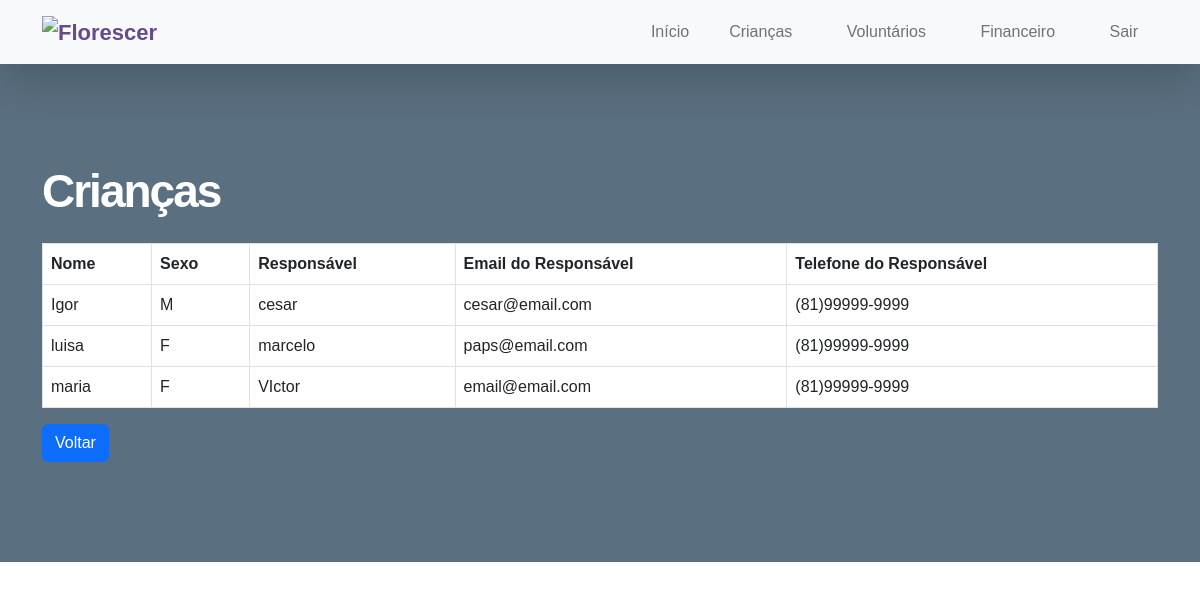
Page /ListarCriancas on the earlier database version.
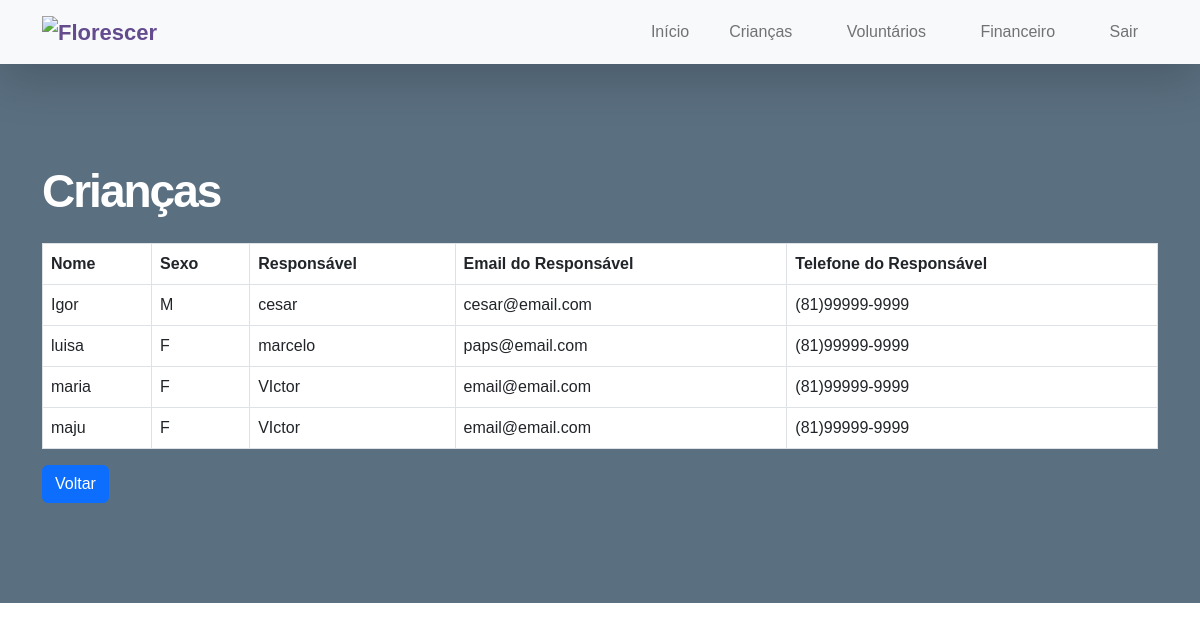
Same page on the later database version.
### Florescer_app/models.py (models this page shows, shortened)
class Crianca(models.Model):
    nome = models.CharField(max_length=50)
    data_nascimento = models.DateField()
    sexo = models.CharField(max_length=5)
    CEP = models.CharField(max_length=20)
    endereco = models.CharField(max_length=200)
    alergias = models.TextField(blank = True)
    nome_responsavel = models.CharField(max_length=200)
    email_resp = models.EmailField()
    telefone_resp = models.CharField(max_length=20)

### Florescer_app/views.py (the view)
# urls.py: path('ListarCriancas', views.ListarCriancas, name='ListarCriancas'),
def ListarCriancas(request):
    lista_criancas = Crianca.objects.all()
    return render(request, './ListarCriancas.html', {'lista_criancas': lista_criancas})

### Florescer_app/templates/ListarCriancas.html (shortened to what this page needs)
{% load bootstrap4 %} {% load static %}
<!DOCTYPE html>
<html lang="en">
  <head>
    <link href="{% static 'css/bootstrap.min.css' %}" rel="stylesheet" />
    <link href="{% static 'css/bootstrap-icons.css' %}" rel="stylesheet" />
    <link
      href="{% static 'css/templatemo-kind-heart-charity.css' %}"
      rel="stylesheet"
    />
  </head>
  <nav class="navbar navbar-expand-lg bg-light shadow-lg">
    <div class="container">
      <a class="navbar-brand" href="index.html">
        <img
          src="{% static 'images/logonovaflorescer.png' %}"
          class="logo img-fluid"
          alt="Florescer"
        />
      </a>
      <div class="collapse navbar-collapse" id="navbarNav">
        <ul class="navbar-nav ms-auto">
          <li class="nav-item">
            <a class="nav-link click-scroll" href="/inicialAdmin">Início</a>
          </li>
          <li class="nav-item dropdown">
            <a
              class="nav-link click-scroll dropdown-toggle"
              id="navbarLightDropdownMenuLink"
              role="button"
              data-bs-toggle="dropdown"
              aria-expanded="false"
              >Crianças</a
            >
          </li>
          <li class="nav-item dropdown">
            <a
              class="nav-link click-scroll dropdown-toggle"
              id="navbarLightDropdownMenuLink"
              role="button"
              data-bs-toggle="dropdown"
              aria-expanded="false"
              >Voluntários</a
            >
          </li>
          <li class="nav-item dropdown">
            <a
              class="nav-link click-scroll dropdown-toggle"
              href="#section_5"
              id="navbarLightDropdownMenuLink"
              role="button"
              data-bs-toggle="dropdown"
              aria-expanded="false"
              >Financeiro</a
            >
          </li>
          <li class="nav-item">
            <a class="nav-link click-scroll" href="/">Sair</a>
          </li>
        </ul>
      </div>
    </div>
  </nav>
  <body>
    <main>
      <section class="volunteer-section section-padding" id="section_4">
        <div class="container">
          <h2 class="text-white mb-4">Crianças</h2>
          <table class="table table-bordered testando">
            <thead>
              <tr>
                <th class="testando">Nome</th>
                <th>Sexo</th>
                <th>Responsável</th>
                <th>Email do Responsável</th>
                <th>Telefone do Responsável</th>
              </tr>
            </thead>
            <tbody>
              {% for crianca in lista_criancas %}
              <tr>
                <td>{{ crianca.nome }}</td>
                <td>{{ crianca.sexo }}</td>
                <td>{{ crianca.nome_responsavel }}</td>
                <td>{{ crianca.email_resp }}</td>
                <td>{{ crianca.telefone_resp }}</td>
              </tr>
              {% endfor %}
            </tbody>
          </table>
          <button
            class="btn btn-primary"
            onclick="window.location.replace('/inicialAdmin')"
          >
            Voltar
          </button>
        </div>
      </section>
    </main>
  </body>
</html>

Differences in the rows shown:
added Crianca: nome "maju", sexo "F", nome_responsavel "VIctor", email_resp "email@email.com", telefone_resp "(81)99999-9999"
